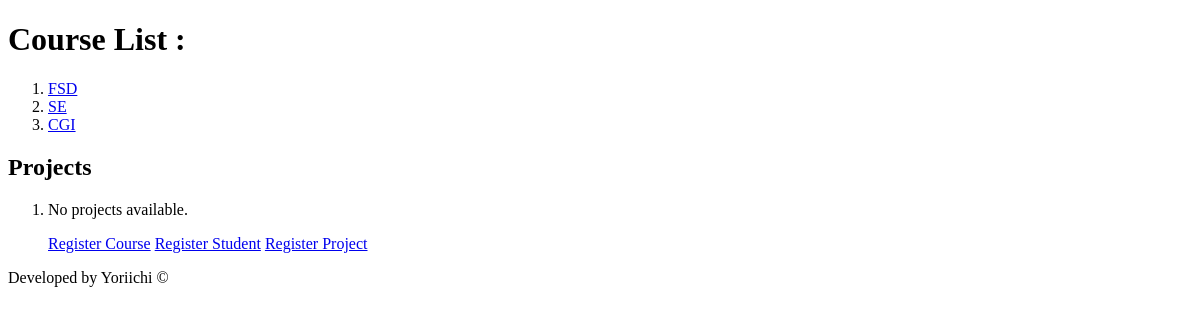
/course/, run on an earlier commit of the app's database.
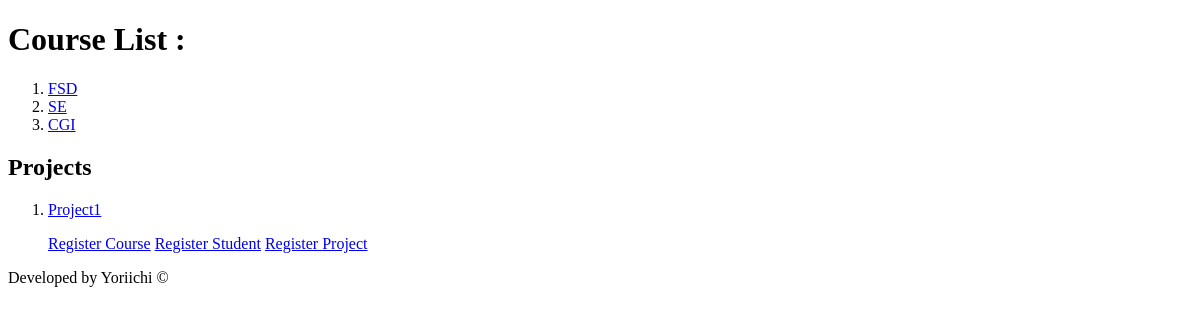
And on a later commit of the database.
### App/models.py (models this page shows, shortened)
class Course(models.Model):
    name = models.CharField(max_length= 100 )
    description = models.TextField()

class Project(models.Model):
    topic = models.CharField(max_length=100)
    lang = models.CharField(max_length=100)
    duration = models.IntegerField()

### App/views.py (the view)
# urls.py: path('course/', course_list, name='course_list'),
def course_list(request):
    courses = Course.objects.all()
    projects = Project.objects.all()
    return render(request, 'course_list.html', {'courses': courses , 'projects':projects})

### App/templates/course_list.html
{% extends 'layout.html' %}
{% load static %}
{% block content %}
<h1>Course List : </h1>
<ol>
    {% for course in courses %}
   <li>
    <a href="{% url 'course_details' course.id %}">{{ course.name }}</a>
   </li>
    {% endfor %}
</ol>
<h2>Projects</h1>
<ol>
    {% for project in projects %}
    <li>
        <a href="{% url 'project_details' project.id %}">{{ project.topic }}</a>
    </li>
    {% empty %}
    <li>No projects available.</li>
    {% endfor %}
</ol>
<ul>
    <a href="{% url 'register_course' %}">Register Course</a>
    <a href="{% url 'register_student' %}">Register Student</a>
    <a href="{% url 'register_project' %}">Register Project</a>
</ul>
{%endblock %}

### App/templates/layout.html (shortened to what this page needs)
<!DOCTYPE html>
<html lang="en">
<head>
</head>
<body>
    {% block content %}
    {% endblock %}
    <footer>Developed by Yoriichi &copy</footer>
</body>
</html>

What changed in the data, as far as the page shows it:
added Project: topic "Project1"
Also different on the page:
text no longer shown: "No projects available."
